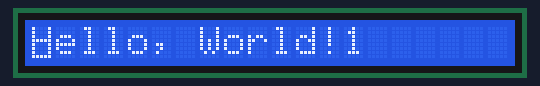
A sketch run on a simulated Arduino Uno, built with avr-gcc and run on an emulated ATmega328P. On the bench: 20×1 character LCD.

Above: at 0.12 s.
At 2.27 s:
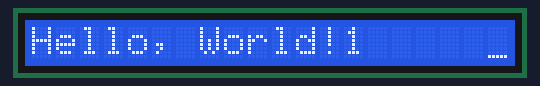
At 10.1 s:
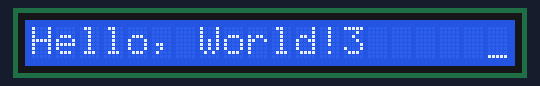
At 18.92 s:
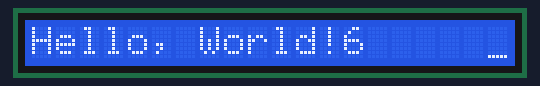
At 29.94 s:
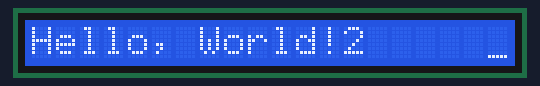
At 39.93 s:
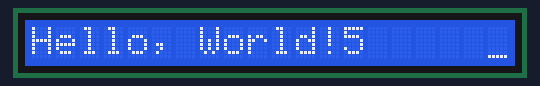

The sketch:

lcdTEST.ino
```cpp
#include <LiquidCrystal.h>

//4 bit mode
LiquidCrystal lcd(7, 8, 1, 2, 3, 4); // RS, E, D1, D2, D3, D4

void setup() {
    lcd.begin(20, 1);
    lcd.print("Hello, World!");
    lcd.cursor();
    lcd.setCursor(0,1);
}

void loop() {
  for (int z = 1; z < 9; z++)
  {
    for (int i = 0; i < 20; i++)
    {
      lcd.setCursor(i, 1);
      lcd.setCursor(13, 1);
      lcd.print(String(z));
      lcd.setCursor(i, 1);
      delay(120 - z*10);
    }
    for(int n = 19; n > 0; n--)
    {
      lcd.setCursor(13, 1);
      lcd.print(String(z));
      lcd.setCursor(n, 1);
      delay(120 - z*10);
    }
  }
}
```
